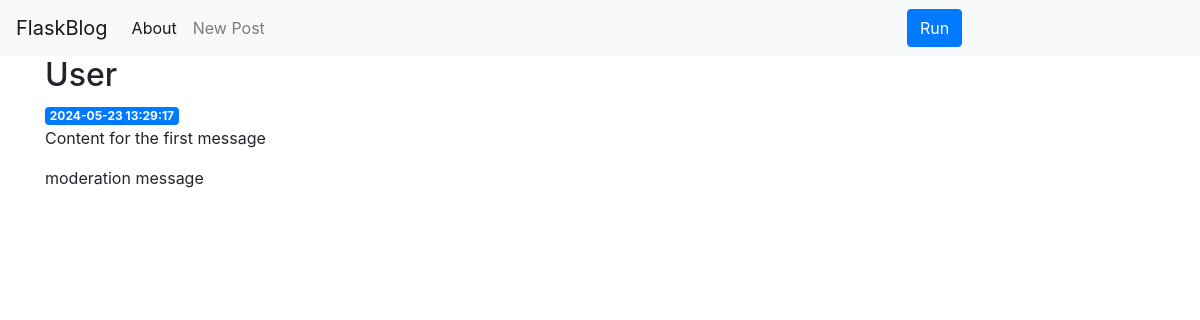
/1, run on an earlier commit of the app's database.
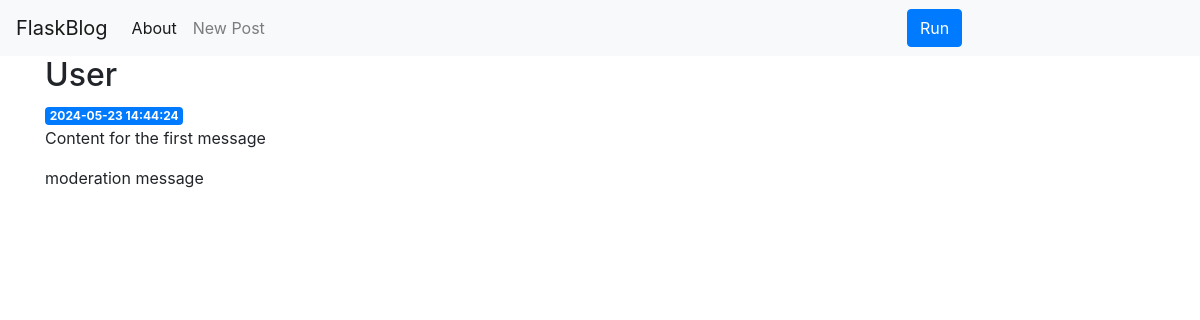
And on a later commit of the database.
### tables this page shows
CREATE TABLE posts (
    id INTEGER PRIMARY KEY AUTOINCREMENT,
    created TIMESTAMP NOT NULL DEFAULT CURRENT_TIMESTAMP,
    author TEXT NOT NULL,
    message TEXT NOT NULL,
    moderation TEXT NOT NULL
);

### project.py (the view)
@app.route('/<int:post_id>')
def post(post_id):
    post = get_post(post_id)
    return render_template('post.html', post=post)

### project.py (called while the page is built)
def get_db_connection():
    conn = sqlite3.connect("database.db")
    conn.row_factory = sqlite3.Row
    return conn

def get_post(post_id):
    conn = get_db_connection()
    post = conn.execute("SELECT * FROM posts WHERE id = ?", (post_id,)).fetchone()
    conn.close()
    if post is None:
        abort(404)
    return post

### templates/post.html
{% extends 'base.html' %}
{% block content %}
    <h2>{% block title %} {{ post['author'] }} {% endblock %}</h2>
    <span class="badge badge-primary">{{ post['created'] }}</span>
    <p>{{ post['message'] }}</p>
    <p>{{ post['moderation'] }}</p>
{% endblock %}

What changed in the data, as far as the page shows it:
changed posts "User": created "2024-05-23 13:29:17" → "2024-05-23 14:44:24"
